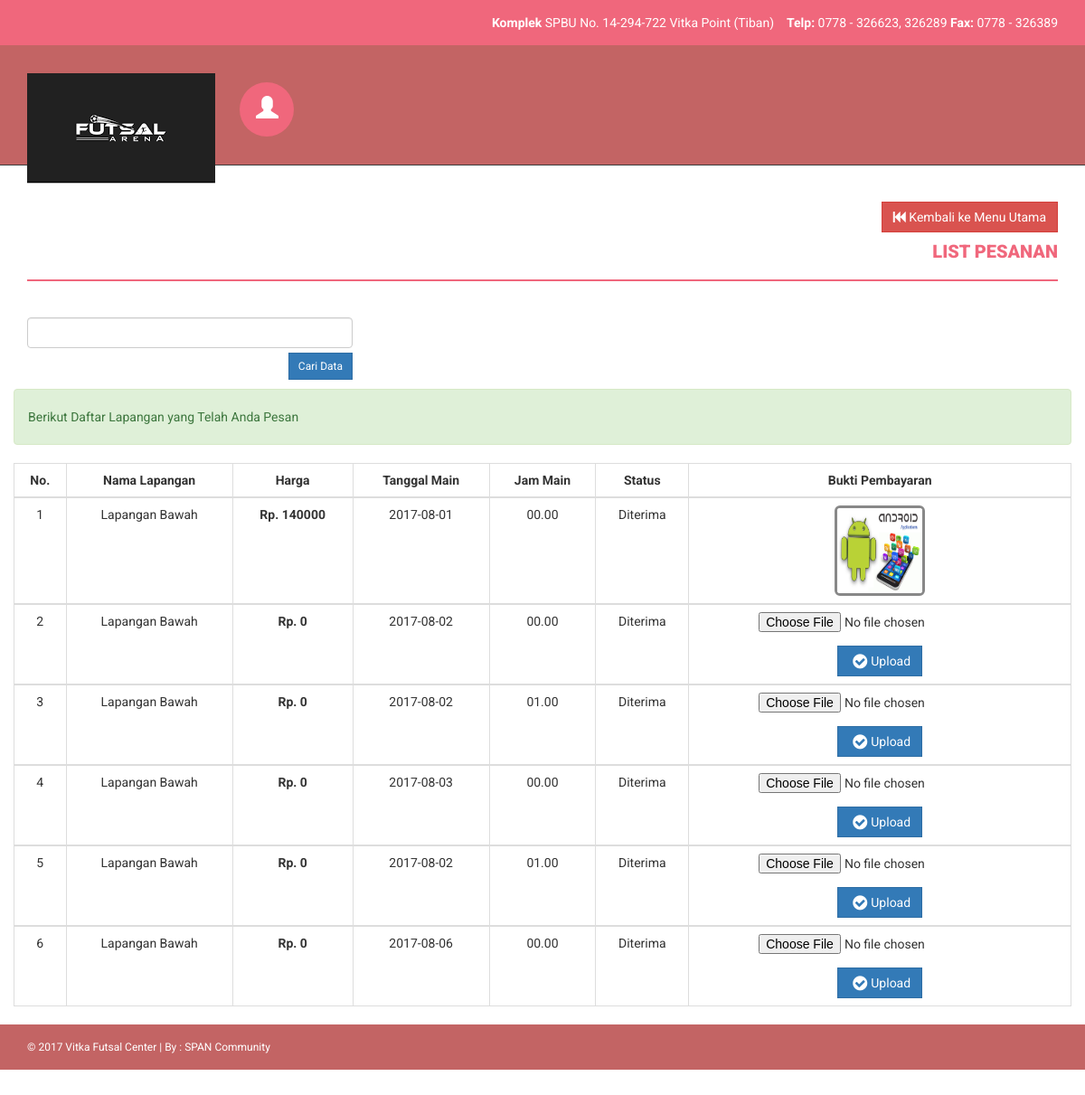
Page /admin/status_pesanan.php (signed in) on the committed database.
### tables this page shows
CREATE TABLE `tb_pemesanan` (
  `id_pesanan` int(11) NOT NULL,
  `id_lapangan` int(11) NOT NULL,
  `user_id` int(11) NOT NULL,
  `harga` int(11) NOT NULL,
  `tgl` date NOT NULL,
  `jam` varchar(10) NOT NULL,
  `status` varchar(50) NOT NULL,
  `gambar` varchar(50) DEFAULT NULL
);

CREATE TABLE `tb_lapangan` (
  `id_lapangan` int(2) NOT NULL,
  `nama_lapangan` varchar(50) NOT NULL,
  `waktu` varchar(20) NOT NULL,
  `harga` int(10) NOT NULL
);

### admin/status_pesanan.php (the view, shortened to what this page needs)
<?php
if (empty($_SESSION['username'])){
	header('location:../index.php');
} else {
?>
<!DOCTYPE html>
<html xmlns="http://www.w3.org/1999/xphp">
<head>
    <link href="assets/css/bootstrap.css" rel="stylesheet" />
    <link href="assets/css/font-awesome.css" rel="stylesheet" />
    <link href="assets/css/style.css" rel="stylesheet" />
</head>
<body>
    <header>
        <div class="container">
            <div class="row">
                <div class="col-md-12">
                    <marquee><strong>Komplek </strong>SPBU No. 14-294-722 Vitka Point (Tiban)
                    &nbsp;&nbsp;
                    <strong>Telp: </strong>0778 - 326623, 326289
					<strong>Fax: </strong>0778 - 326389 </marquee>
                </div>
            </div>
        </div>
    </header>
				<?php } ?>
    <div class="navbar navbar-inverse set-radius-zero">
        <div class="container">
            <div class="navbar-header">
                <a class="navbar-brand" href="index.php">
                    <img src="assets/img/logo.png" />
                </a>
            </div>
            <div class="left-div">
                <div class="user-settings-wrapper">
                    <ul class="nav">
                        <li class="dropdown">
                            <a class="dropdown-toggle" data-toggle="dropdown" href="#" aria-expanded="false">
                                <span class="glyphicon glyphicon-user" style="font-size: 25px;"></span>
                            </a>
                        </li>
                    </ul>
                </div>
            </div>
        </div>
    </div>
    <section class="menu-section">
        <div class="container">
            <div class="row">
                <div class="col-md-12">
                </div>
            </div>
        </div>
    </section>
    <div class="content-wrapper">
        <div class="container">
            <div class="row">
                <div class="col-md-12">
				<div align="right">
				<a class="btn btn-danger" href="dashboard_penyewa.php"><i class="fa fa-fast-backward "></i> Kembali ke Menu Utama</a>
                    <h4 class="page-head-line">List Pesanan</h4>
                    <div class="row">
              <div class="col-lg-4">
              <form action='status_pesanan.php' method="POST">
		   <input class="input-group date form-control" data-date="" data-date-format="yyyy-mm-dd" id="qcari" type="text" name="qcari" style="margin-bottom: 4px;" required/>
           <input type='submit' value='Cari Data' class="btn btn-sm btn-primary" />
			</form>
          	</div>
              </div><p></p>
                </div>
            </div>
            <div class="row">
                <div class="col-md-12">
                    <div class="alert alert-success">
                        Berikut Daftar Lapangan yang Telah Anda Pesan
						</div>
                </div>
            </div>
					<?php
					$user_id = $_SESSION['user_id'];
                    $query1="SELECT a.nama_lapangan, b.id_pesanan, b.harga, b.tgl, b.jam, b.status, b.gambar FROM tb_lapangan a, tb_pemesanan b where a.id_lapangan=b.id_lapangan AND b.user_id='$user_id'";
                    $tampil=mysqli_query($koneksi, $query1) or die(mysqli_error());
                    ?>
            <div class="row">
          <div class="col-md-12">
            <div class="card">
              <div class="card-body">
                <table class="table table-hover table-bordered" id="sampleTable">
                  <thead>
                    <tr>
                      <th><center>No.</center></th>
                      <th><center>Nama Lapangan</center></th>
                      <th><center>Harga</center></th>
					  <th><center>Tanggal Main</center></th>
					  <th><center>Jam Main</center></th>
					  <th><center>Status</center></th>
					  <th><center>Bukti Pembayaran</center></th>
                    </tr>
                  </thead>
					<?php
						$no=0;
						while($data=mysqli_fetch_array($tampil))
						{ 	$no++;?>
					<tbody>
						 <td><center><?php echo $no; ?></center></td>
						<td><center><?php echo $data['nama_lapangan'];?></center></td>
						<td><center><strong>Rp. <?php echo $data['harga'];?></strong></center></td>
						<td><center><?php echo $data['tgl'];?></center></td>
						<td><center><?php echo $data['jam'];?></center></td>
						<td><center><?php echo $data['status'];?></center></td>
						 <?php
							if($data['status']=="Diterima" && $data['gambar']==null){
								?>
								<td>
								<form class="form-horizontal style-form" action="insert-pembayaran.php?hal=edit&kd=<?php echo $data['id_pesanan'];?>" method="post" enctype="multipart/form-data" name="form1" id="form1">
								<div class="form-group">
								<center><input name="nama_file" id="nama_file" type="file" /></center>
								</div>
								<center><button class="btn btn-primary icon-btn" type="submit"><i class="fa fa-fw fa-lg fa-check-circle"></i>Upload</button></center>
								</td>
								<?php
							}else if($data['status']=="Diterima" && $data['gambar']!=null){
								?><td><center><img src="<?php echo $data['gambar'];?>" width="100" height="100" class="img-rounded" style="border: 3px solid #888;"/></center></td><?php
							}
						  }
						 ?>
                  </tbody>
                </table>
              </div>
            </div>
          </div>
            </div>
            </div>
			</div>
    <footer>
        <div class="container">
            <div class="row">
                <div class="col-md-12">
                    &copy; 2017 Vitka Futsal Center | By : <a href="../index.php" target="_blank">SPAN Community</a>
                </div>
            </div>
        </div>
    </footer>
</body>
</html>

### admin/assets/css/style.css (style rules this page uses)
body { font-family: 'Roboto', sans-serif; line-height: 30px; }
.set-radius-zero { border-radius: 0px; -moz-border-radius: 0px; -webkit-border-radius: 0px; }
.content-wrapper { margin-top: 40px; min-height: 600px; padding-bottom: 60px; }
.page-head-line { font-weight: 900; padding-bottom: 20px; border-bottom: 2px solid #F0677C; text-transform: uppercase; color: #F0677C; font-size: 20px; margin-bottom: 40px; }
.btn { border-radius: 0px; -webkit-border-radius: 0px; -moz-border-radius: 0px; }
header { background-color: #F0677C; color: #fff; padding: 10px; text-align: right; }
.left-div { padding-left: 30px; margin-top: 40px; margin-bottom: 30px; }
.navbar-brand { width: 250px; padding-top: 30px; }
.user-settings-wrapper .nav > li > a { position: relative; display: block; padding: 15px 18px; border-radius: 50%; -webkit-border-radius: 50%; -moz-border-radius: 50%; height: 60px; width: 60px; background-color: #F0677C; color: #fff; }
.user-settings-wrapper { margin-top: 10px; }
.user-settings-wrapper li { display: inline-block; }
.menu-section { background-color: #3D3D3D; }
.navbar-inverse { background-color: #C36464; border-color: transparent; }
.navbar { margin-bottom: 0px; }
footer { padding: 10px; color: #fff; font-size: 12px; background-color: #C36464; }
footer a, footer a:hover { color: #fff; text-decoration: none; }

### rows in the picture
tb_pemesanan: id_lapangan.nama_lapangan "Lapangan Bawah", harga "140000", tgl "2017-08-01", jam "00.00", status "Diterima", gambar (picture)
tb_pemesanan: id_lapangan.nama_lapangan "Lapangan Bawah", harga "0", tgl "2017-08-02", jam "00.00", status "Diterima"
tb_pemesanan: id_lapangan.nama_lapangan "Lapangan Bawah", harga "0", tgl "2017-08-02", jam "01.00", status "Diterima"
tb_pemesanan: id_lapangan.nama_lapangan "Lapangan Bawah", harga "0", tgl "2017-08-03", jam "00.00", status "Diterima"
tb_pemesanan: id_lapangan.nama_lapangan "Lapangan Bawah", harga "0", tgl "2017-08-02", jam "01.00", status "Diterima"
tb_pemesanan: id_lapangan.nama_lapangan "Lapangan Bawah", harga "0", tgl "2017-08-06", jam "00.00", status "Diterima"
